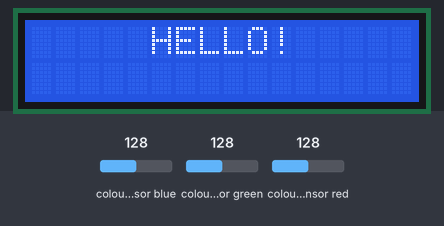
The sketch below on a simulated Arduino Mega 2560, built with avr-gcc and run on an emulated ATmega2560. Parts: 16×2 character LCD. Inputs (shaded band) come from the test bench; at power-on: colour sensor blue 128, colour sensor green 128, colour sensor red 128. What the sketch prints to the serial monitor is not drawn.

Above: at 1.2 s.
1.3 s: colour sensor blue set to 5
At 2.6 s:
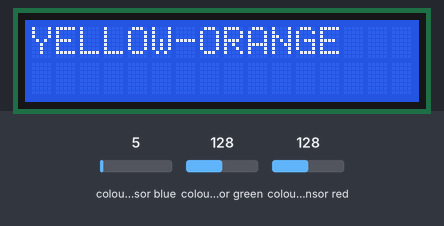
2.9 s: colour sensor green set to 5
At 3.5 s:
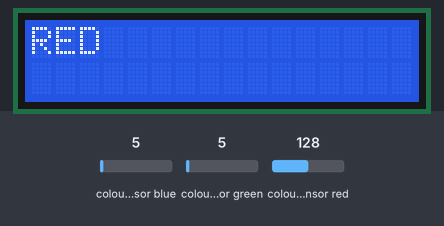
4.5 s: colour sensor blue set to 128
At 5.8 s:
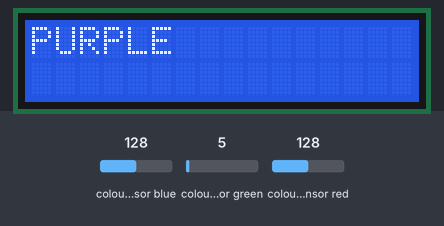
6.1 s: colour sensor red set to 5
At 7.4 s:
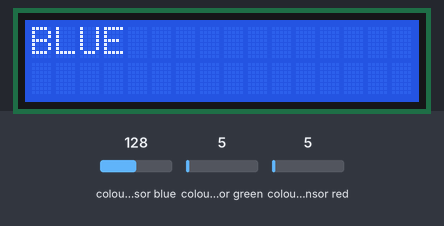
7.7 s: colour sensor green set to 250
At 8.7 s:
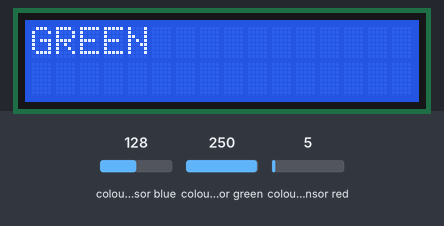
10.7 s: colour sensor blue set to 191
At 11.4 s:
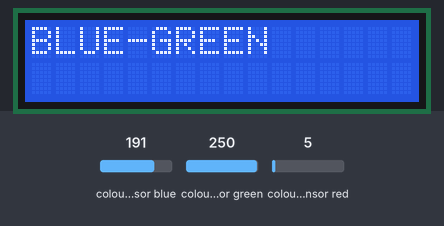
Timing chart, 0 to 13.7 s (numbered marks = the images above; inputs shaded):
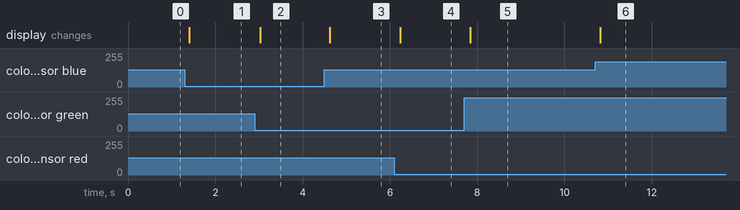

The sketch:

sketch_dec11a.ino
```cpp
#include <LiquidCrystal.h>
LiquidCrystal lcd(32, 33, 34, 35, 36, 37);
#include <Adafruit_TCS34725.h>
Adafruit_TCS34725 tcs = Adafruit_TCS34725(TCS34725_INTEGRATIONTIME_50MS, TCS34725_GAIN_4X);
void setup() {
  // put your setup code here, to run once:
  tcs.begin();
  Serial.begin(9600);
  lcd.begin(16, 2);
  lcd.setCursor(5, 0);
  lcd.print("HELLO!");

}

void loop() {
  // put your main code here, to run repeatedly:
  uint16_t clearr, red, green, blue;
  tcs.getRawData(&red, &green, &blue, &clearr);
  delay(60);  // takes 50ms to read
  uint32_t sum = clearr;
  float R, G, B;
  R = red; R /= sum; //R /= 256;
  G = green; G /= sum; //G /= 256;
  B = blue; B /= sum; //B /= 256;
  Serial.print("red: ");
  Serial.print(R);
  Serial.print(" blue: ");
  Serial.print(B);
  Serial.print(" green: ");
  Serial.println(G);
  if(R >= .4 or B >= .35 or G >= .35){
    lcd.clear();
  if(B >= .35){
    if(R >= .4){
      lcd.print("PURPLE");
      //r.run(RELEASE);

      //songName(lcd, "JINGLE", "BELLS");
      //playSong(jingle, beatsjingle, jingleTemp, 12);
    }
    else if(G >= .35){
      lcd.print("BLUE-GREEN");
      //l.run(RELEASE);
      //songName(lcd, "SLEIGH", "RIDE");
      //playSong(sleigh, beatssleigh, sleighTemp, 15);
    }
    else{
      lcd.print("BLUE");
      //r.run(RELEASE);
      //l.run(BACKWARD);

      //songName(lcd, "CAROL", "OF THE BELLS");
      //playSong(carol, beatscarol, carolTemp, 17);
    }
  }
  else if(G >= .35){
    if(R >= .4){
      lcd.print("YELLOW-ORANGE");
      //l.run(RELEASE);
      //r.run(BACKWARD);

      //songName(lcd, "DECK THE", "HALLS");
      //playSong(deck, beatsdeck, deckTemp, 18);
    }
    else{
      //backNForth();
      lcd.print("GREEN");
      //songName(lcd, "MERRY", "CHRISTMAS");
      //playSong(wish, beatswish, wishTemp, 31);

    }
  }
  else {
    lcd.print("RED");
    //forthNBack();
    //songName(lcd, "ON THE LAST", "DAY OF FINALS");
    //playSong(days, beatsdays, daysTemp, 22);

  }
  }

}
```

Measured:
- after the input at 1.3 s, the display: changes after 0.11 s (image 1)
- after the input at 2.9 s, the display: changes after 0.13 s (image 2)
- after the input at 4.5 s, the display: changes after 0.13 s (image 3)
- after the input at 6.1 s, the display: changes after 0.13 s (image 4)
- after the input at 7.7 s, the display: changes after 0.14 s (image 5)
- after the input at 10.7 s, the display: changes after 0.12 s (image 6)
